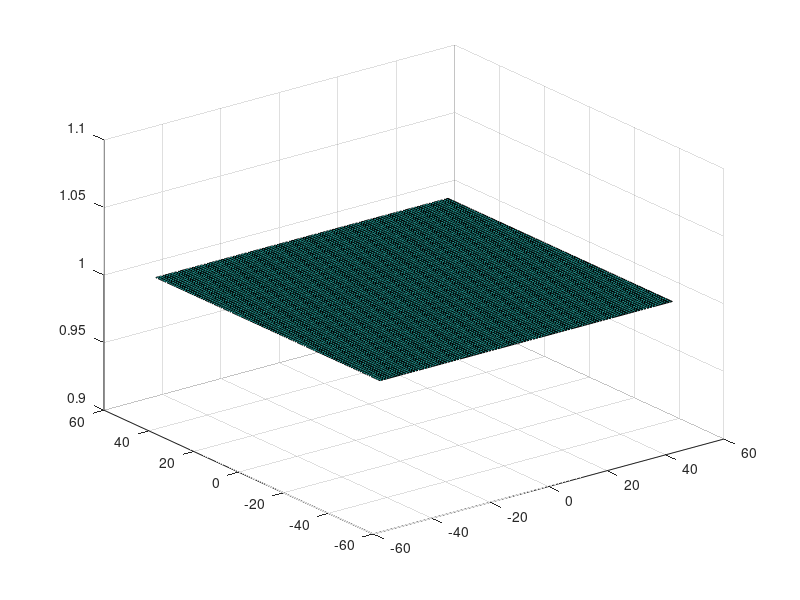

Reproduce this figure in MATLAB.
x = [-50:1:50];
y = [-50:1:50];
[real , imag] = meshgrid(x,y);
alpha = real+sqrt(-1)*imag;


rho_plus = 1 + alpha/2 + sqrt((1 + alpha/2).^2-1);
rho_minus = 1 - alpha/2 - sqrt((1 + alpha/2).^2-1);

mag_plus = abs(rho_plus);
mag_minus = abs(rho_minus);
onesurf = ones(size(alpha));
surf(real,imag,onesurf);




